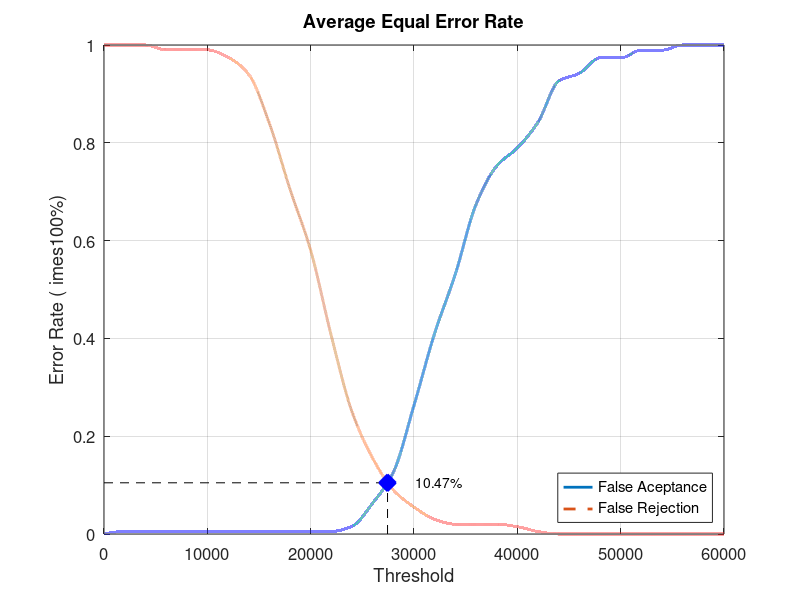
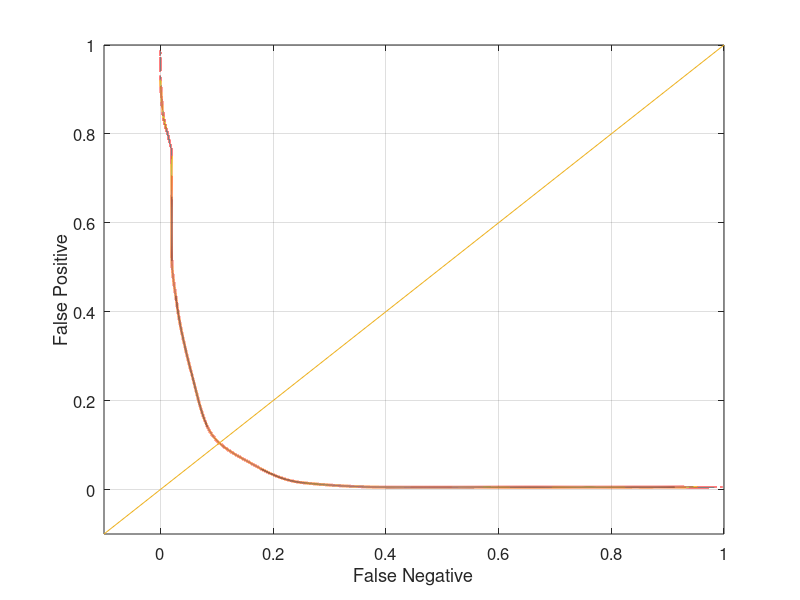

These charts were generated, in order, by the following MATLAB code:
close all;
clear;
clc;
x = 0:2000:60000;
xq = 0:0.5:60000;

y0 = [0 0.00526316 0.00526316 0.00526316 0.00526316 0.00526316 0.00526316 0.00526316 0.00526316 0.00526316 0.00526316 0.00526316 0.0157895 0.0631579 0.126316 0.263158 0.410526 0.531579 0.673684 0.752632 0.789474 0.842105 0.926316 0.942105 0.973684 0.973684 0.989474 0.989474 1 1 1]
yy0 = interp1(x, y0, xq, 'pchip');
y1 = [1 1 1 0.99 0.99 0.99 0.975 0.94 0.84 0.705 0.58 0.405 0.25 0.155 0.09 0.055 0.03 0.02 0.02 0.02 0.015 0.005 0 0 0 0 0 0 0 0 0]
yy1 = interp1(x, y1, xq, 'pchip');

% Calculating EER: 
y2 = abs(y0 - y1);
find(y2 == min(y2))
yy2 = abs(yy0 - yy1);
xEER = find(yy2 == min(yy2));
xEERIndex = xq(xEER) % X-axis EER
yEER = yy0(xEER) % Y-axis EER

main = figure
plot(xq, yy0,'-','LineWidth', 2);	hold on
plot(xq, yy1,'--','LineWidth', 2);	hold on
plot([xEERIndex xEERIndex], [0 yEER], 'k--');	hold on
plot([0 xEERIndex], [yEER yEER], 'k--');	hold on
plot(xEERIndex, yEER, 'bx', 'LineWidth', 10);	hold on
text(xEERIndex + 10 * xEERIndex / 100, yEER, [num2str(round((10000 * yEER)) / 100) '%'])
legend('False Aceptance', 'False Rejection', 'Location', 'SouthEast')
xlabel('Threshold')
ylabel('Error Rate (	imes100%)')
title('Average Equal Error Rate')
set(gca, 'FontSize', 12)
axis([0 60000 0 1])
grid on

print(main, 'Database5_2Main', '-dpng');
FNRxFPR = figure('Color', [1 1 1]);
plot(yy1, yy0, '-', yy1, yy0, 'LineWidth', 2);
hold on
y = -0.1:0.1:1
plot(y, y); 
set(gca, 'FontSize', 12)
xlabel('False Negative')
ylabel('False Positive')
axis([-0.1 1 -0.1 1])
set(gca, 'FontSize', 12)
grid on

print(FNRxFPR, 'Database5_2FNRxFPR','-dpng');
